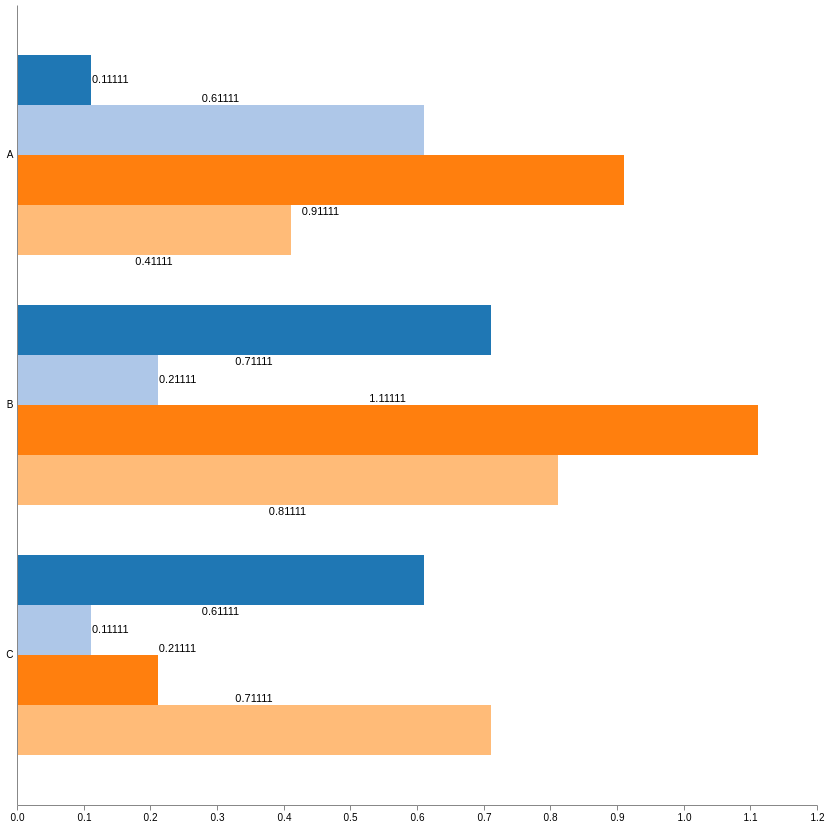

Write the Vega-Lite specification saved for this chart.
### Vega specification from a JSON file in a GitHub repository (floating-point values rounded to 4 significant figures)
{"$schema": "https://vega.github.io/schema/vega/v4.json", "width": 800, "height": 800, "padding": 5, "data": [{"name": "table", "values": [{"category": "A", "position": 0, "value": 0.1111}, {"category": "A", "position": 1, "value": 0.6111}, {"category": "A", "position": 2, "value": 0.9111}, {"category": "A", "position": 3, "value": 0.4111}, {"category": "B", "position": 0, "value": 0.7111}, {"category": "B", "position": 1, "value": 0.2111}, {"category": "B", "position": 2, "value": 1.111}, {"category": "B", "position": 3, "value": 0.8111}, {"category": "C", "position": 0, "value": 0.6111}, {"category": "C", "position": 1, "value": 0.1111}, {"category": "C", "position": 2, "value": 0.2111}, {"category": "C", "position": 3, "value": 0.7111}]}], "scales": [{"name": "yscale", "type": "band", "domain": {"data": "table", "field": "category"}, "range": "height", "padding": 0.2}, {"name": "xscale", "type": "linear", "domain": {"data": "table", "field": "value"}, "range": "width", "round": true, "zero": true, "nice": true}, {"name": "color", "type": "ordinal", "domain": {"data": "table", "field": "position"}, "range": {"scheme": "category20"}}], "axes": [{"orient": "left", "scale": "yscale", "tickSize": 0, "labelPadding": 4, "zindex": 1}, {"orient": "bottom", "scale": "xscale"}], "marks": [{"type": "group", "from": {"facet": {"data": "table", "name": "facet", "groupby": "category"}}, "encode": {"enter": {"y": {"scale": "yscale", "field": "category"}}}, "signals": [{"name": "height", "update": "bandwidth('yscale')"}], "scales": [{"name": "pos", "type": "band", "range": "height", "domain": {"data": "facet", "field": "position"}}], "marks": [{"name": "bars", "from": {"data": "facet"}, "type": "rect", "encode": {"enter": {"y": {"scale": "pos", "field": "position"}, "height": {"scale": "pos", "band": 1}, "x": {"scale": "xscale", "field": "value"}, "x2": {"scale": "xscale", "value": 0}, "fill": {"scale": "color", "field": "position"}}}}, {"type": "text", "from": {"data": "bars"}, "encode": {"enter": {"x": {"field": "x2"}, "y": {"field": "y"}, "fill": {"value": "black"}, "text": {"field": "datum.value"}}}, "transform": [{"type": "label", "size": [800, 800], "distance": 3}]}]}]}
